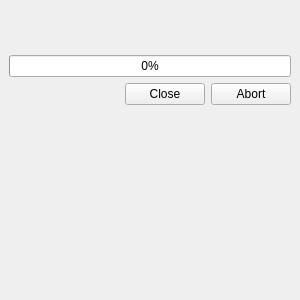
<?xml version="1.0" encoding="UTF-8"?>
<ui version="4.0">
 <class>InternetCollectionViewContainer</class>
 <widget class="QWidget" name="InternetCollectionViewContainer">
  <property name="geometry">
   <rect>
    <x>0</x>
    <y>0</y>
    <width>300</width>
    <height>300</height>
   </rect>
  </property>
  <property name="windowTitle">
   <string>Form</string>
  </property>
  <layout class="QVBoxLayout" name="verticalLayout">
   <property name="spacing">
    <number>0</number>
   </property>
   <property name="leftMargin">
    <number>0</number>
   </property>
   <property name="topMargin">
    <number>0</number>
   </property>
   <property name="rightMargin">
    <number>0</number>
   </property>
   <property name="bottomMargin">
    <number>0</number>
   </property>
   <item>
    <widget class="QStackedWidget" name="stacked">
     <widget class="QWidget" name="help_page">
      <layout class="QVBoxLayout" name="verticalLayout_4">
       <item>
        <widget class="QLabel" name="status">
         <property name="enabled">
          <bool>true</bool>
         </property>
         <property name="minimumSize">
          <size>
           <width>0</width>
           <height>40</height>
          </size>
         </property>
         <property name="text">
          <string/>
         </property>
         <property name="wordWrap">
          <bool>true</bool>
         </property>
         <property name="textInteractionFlags">
          <set>Qt::LinksAccessibleByMouse|Qt::TextSelectableByMouse</set>
         </property>
        </widget>
       </item>
       <item>
        <widget class="QProgressBar" name="progressbar">
         <property name="enabled">
          <bool>true</bool>
         </property>
         <property name="value">
          <number>0</number>
         </property>
        </widget>
       </item>
       <item>
        <layout class="QHBoxLayout" name="layout_buttons">
         <item>
          <spacer name="spacer_buttons">
           <property name="orientation">
            <enum>Qt::Horizontal</enum>
           </property>
           <property name="sizeHint" stdset="0">
            <size>
             <width>40</width>
             <height>20</height>
            </size>
           </property>
          </spacer>
         </item>
         <item>
          <widget class="QPushButton" name="close">
           <property name="text">
            <string>Close</string>
           </property>
          </widget>
         </item>
         <item>
          <widget class="QPushButton" name="abort">
           <property name="text">
            <string>Abort</string>
           </property>
          </widget>
         </item>
        </layout>
       </item>
       <item>
        <spacer name="verticalSpacer">
         <property name="orientation">
          <enum>Qt::Vertical</enum>
         </property>
         <property name="sizeHint" stdset="0">
          <size>
           <width>20</width>
           <height>40</height>
          </size>
         </property>
        </spacer>
       </item>
      </layout>
     </widget>
     <widget class="QWidget" name="internetcollection_page">
      <layout class="QVBoxLayout" name="verticalLayout_3">
       <property name="spacing">
        <number>0</number>
       </property>
       <property name="leftMargin">
        <number>0</number>
       </property>
       <property name="topMargin">
        <number>0</number>
       </property>
       <property name="rightMargin">
        <number>0</number>
       </property>
       <property name="bottomMargin">
        <number>0</number>
       </property>
       <item>
        <widget class="CollectionFilterWidget" name="filter_widget" native="true"/>
       </item>
       <item>
        <widget class="QPushButton" name="refresh">
         <property name="text">
          <string>Refresh catalogue</string>
         </property>
        </widget>
       </item>
       <item>
        <widget class="InternetCollectionView" name="view"/>
       </item>
      </layout>
     </widget>
    </widget>
   </item>
  </layout>
 </widget>
 <customwidgets>
  <customwidget>
   <class>CollectionFilterWidget</class>
   <extends>QWidget</extends>
   <header>collection/collectionfilterwidget.h</header>
   <container>1</container>
  </customwidget>
  <customwidget>
   <class>InternetCollectionView</class>
   <extends>QTreeView</extends>
   <header location="global">internet/internetcollectionview.h</header>
  </customwidget>
 </customwidgets>
 <resources/>
 <connections/>
</ui>
